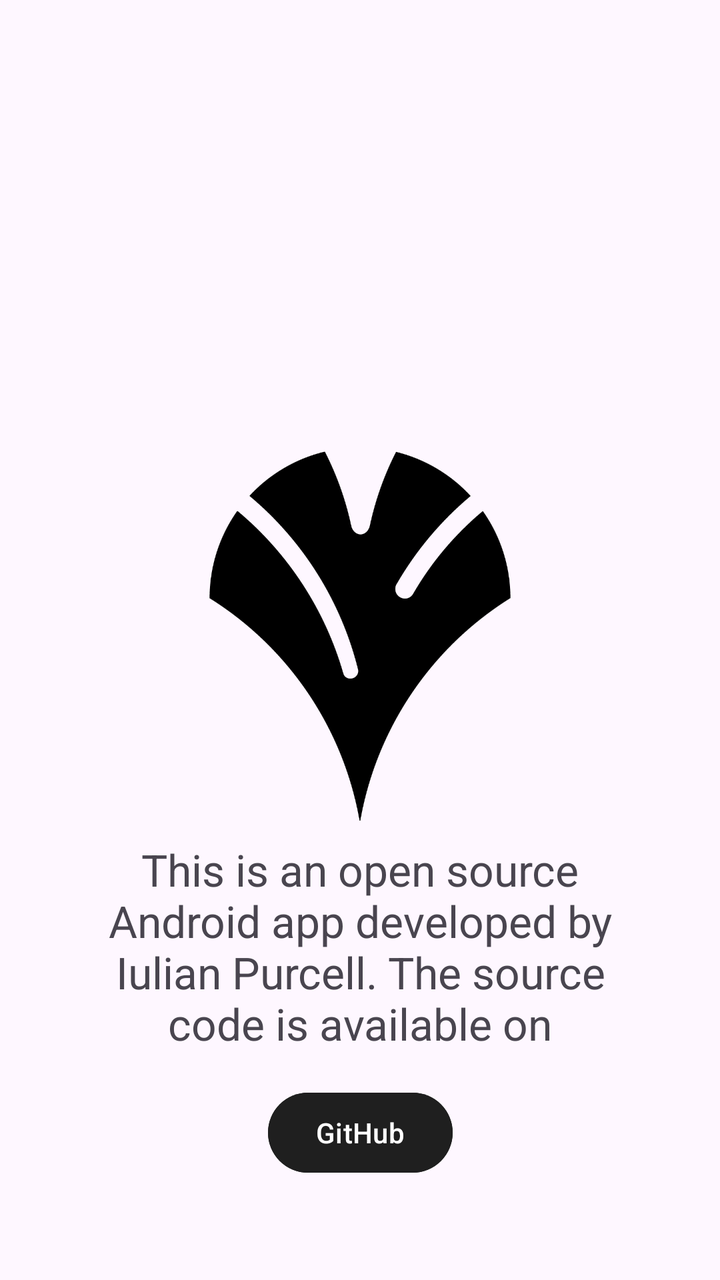
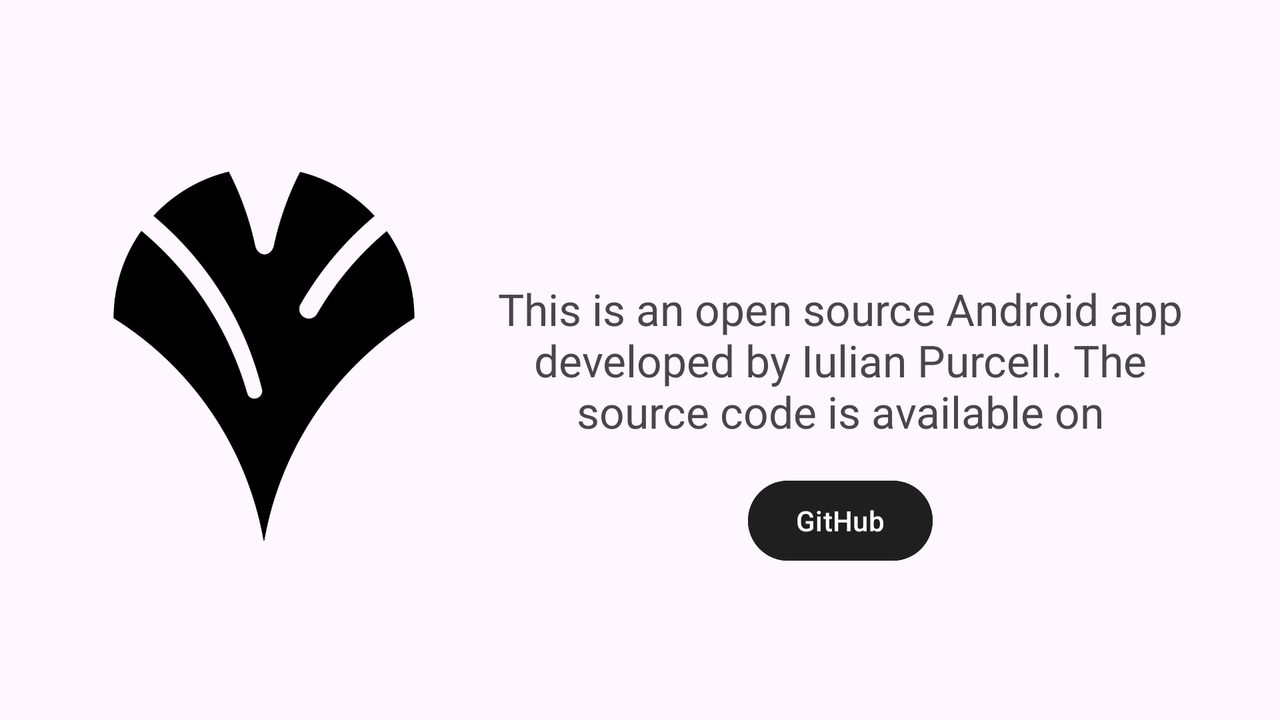

Two renders of one Android screen. The first uses the default layout on a phone; the second uses the alternative layout the repository ships for a different screen configuration, on a matching device. The two XML files are below.
<!-- AndroidManifest.xml: application theme Theme.Timer -->
<!-- res/layout/fragment_about.xml -->
<?xml version="1.0" encoding="utf-8"?>
<androidx.constraintlayout.widget.ConstraintLayout xmlns:android="http://schemas.android.com/apk/res/android"
    xmlns:app="http://schemas.android.com/apk/res-auto"
    xmlns:tools="http://schemas.android.com/tools"
    android:layout_width="match_parent"
    android:layout_height="match_parent"
    tools:context=".ui.AboutFragment">

     <androidx.appcompat.widget.AppCompatImageView
         android:id="@+id/appCompatImageView"
         android:layout_width="200dp"
         android:layout_height="200dp"
         android:src="@drawable/iulu_logo"
         app:layout_constraintBottom_toBottomOf="parent"
         app:layout_constraintEnd_toEndOf="parent"
         app:layout_constraintStart_toStartOf="parent"
         app:layout_constraintTop_toTopOf="parent" />

     <androidx.appcompat.widget.AppCompatTextView
         android:id="@+id/appCompatTextView"
         android:layout_width="match_parent"
         android:layout_height="wrap_content"
         android:layout_marginStart="32dp"
         android:layout_marginEnd="32dp"
         android:gravity="center"
         android:text="@string/about_content"
         android:textSize="22sp"
         app:layout_constraintEnd_toEndOf="parent"
         app:layout_constraintStart_toStartOf="parent"
         app:layout_constraintTop_toBottomOf="@+id/appCompatImageView" />


     <com.google.android.material.button.MaterialButton
         android:id="@+id/githubButton"
         android:layout_width="wrap_content"
         android:layout_height="wrap_content"
         android:layout_marginTop="16dp"
         android:backgroundTint="@color/github_button_color"
         android:text="@string/github_button_name"
         app:icon="@drawable/github_logo"
         app:layout_constraintEnd_toEndOf="parent"
         app:layout_constraintStart_toStartOf="parent"
         app:layout_constraintTop_toBottomOf="@+id/appCompatTextView" />

</androidx.constraintlayout.widget.ConstraintLayout>
<!-- resources referenced by this layout -->
<resources>
  <color name="github_button_color">#1F1F1F</color>
  <!-- drawable iulu_logo: png bitmap (drawable, 25728 bytes) -->
  <string name="about_content">This is an open source Android app developed by Iulian Purcell. The source code is available on</string>
  <string name="github_button_name">GitHub</string>
  <!-- from res/values-v27/ -->
  <style name="Theme.Timer" parent="Theme.Material3.Light.NoActionBar">
          
          <item name="colorPrimary">@color/blue_900</item>
          <item name="colorPrimaryVariant">@color/blue_a700</item>
          <item name="colorOnPrimary">@color/white</item>
          
          <item name="colorSecondary">@color/teal_200</item>
          <item name="colorSecondaryVariant">@color/teal_200</item>
          <item name="colorOnSecondary">@color/black</item>
          
          <item name="colorOnSurface">@color/blue_900</item>
          <item name="colorPrimaryContainer">@color/blue_a700</item>
          
          <item name="android:windowLightNavigationBar">true</item>
          <item name="android:windowLightStatusBar">true</item>
          <item name="android:statusBarColor" tools:ignore="PrivateResource">@color/m3_sys_color_light_background</item>
          <item name="android:navigationBarColor" tools:ignore="PrivateResource">@color/m3_sys_color_light_background</item>
          
          <item name="chipIconTint">@color/blue_900</item>
      </style>
  <color name="blue_900">#005488</color>
  <color name="blue_a700">#3CA4E4</color>
  <color name="white">#FFFFFFFF</color>
  <color name="teal_200">#D84315</color>
  <color name="black">#FF000000</color>
</resources>
<!-- res/layout-land/fragment_about.xml (the repository's variant of the layout above) -->
<!-- drawn on the phone turned sideways -->
<?xml version="1.0" encoding="utf-8"?>
<androidx.constraintlayout.widget.ConstraintLayout xmlns:android="http://schemas.android.com/apk/res/android"
    xmlns:app="http://schemas.android.com/apk/res-auto"
    xmlns:tools="http://schemas.android.com/tools"
    android:layout_width="match_parent"
    android:layout_height="match_parent"
    tools:context=".ui.AboutFragment">

    <androidx.appcompat.widget.AppCompatImageView
        android:id="@+id/appCompatImageView"
        android:layout_width="200dp"
        android:layout_height="200dp"
        android:layout_marginStart="32dp"
        android:src="@drawable/iulu_logo"
        app:layout_constraintBottom_toBottomOf="parent"
        app:layout_constraintStart_toStartOf="parent"
        app:layout_constraintTop_toTopOf="parent" />

    <androidx.appcompat.widget.AppCompatTextView
        android:id="@+id/appCompatTextView"
        android:layout_width="0dp"
        android:layout_height="wrap_content"
        android:layout_marginEnd="32dp"
        android:gravity="center"
        android:text="@string/about_content"
        android:textSize="22sp"
        app:layout_constraintBottom_toBottomOf="@+id/appCompatImageView"
        app:layout_constraintEnd_toEndOf="parent"
        app:layout_constraintStart_toEndOf="@+id/appCompatImageView"
        app:layout_constraintTop_toTopOf="@+id/appCompatImageView" />


    <com.google.android.material.button.MaterialButton
        android:id="@+id/githubButton"
        android:layout_width="wrap_content"
        android:layout_height="wrap_content"
        android:layout_marginTop="16dp"
        android:backgroundTint="@color/github_button_color"
        android:text="@string/github_button_name"
        app:icon="@drawable/github_logo"
        app:layout_constraintEnd_toEndOf="@+id/appCompatTextView"
        app:layout_constraintStart_toEndOf="@+id/appCompatImageView"
        app:layout_constraintTop_toBottomOf="@+id/appCompatTextView" />

</androidx.constraintlayout.widget.ConstraintLayout>
